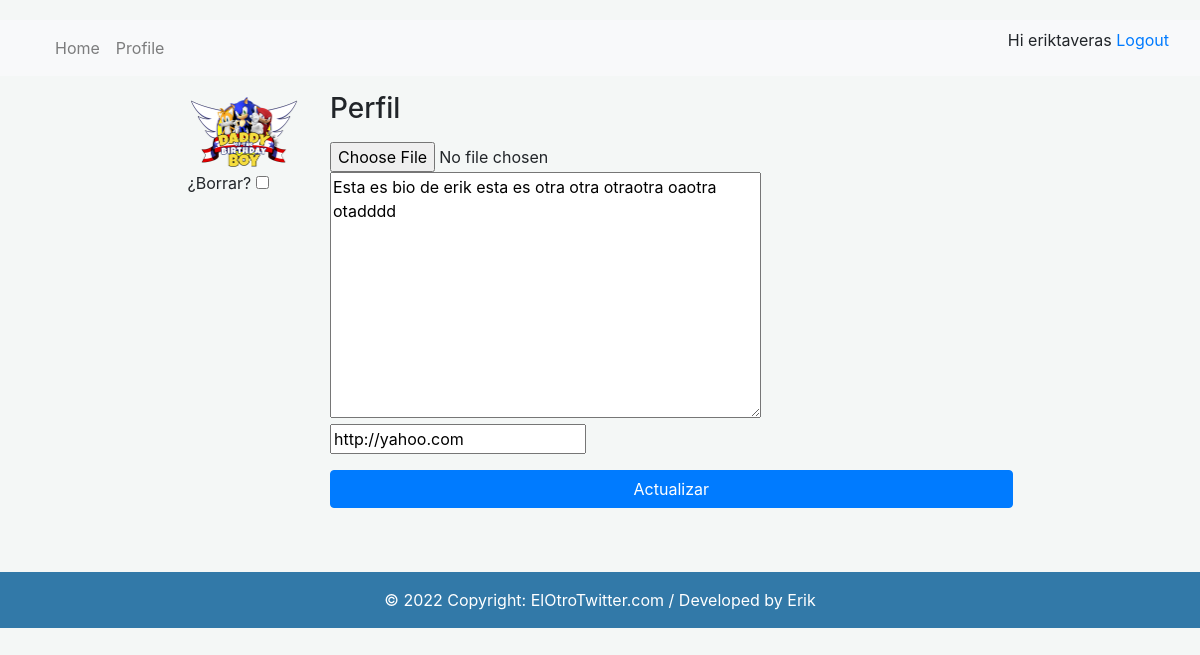
Screenshot of /profile/update (signed in) with the database file from the repository.
### usuarios/models.py (models this page shows, shortened)
class Profile(models.Model):
    user = models.OneToOneField(User, on_delete=models.CASCADE)
    avatar = models.ImageField(default='avatar.jpg', upload_to='profiles', null=True, blank=True)
    bio = models.TextField(null=True, blank=True)
    link = models.URLField(max_length=200, null=True, blank=True)

### usuarios/views.py (the view)
# urls.py: path('profile/update', ProfileUpate.as_view(), name='profile_update'),
@method_decorator (login_required, name='dispatch')
class ProfileUpate(UpdateView):
    model = Profile
    fields = ['avatar', 'bio', 'link']
    template_name = 'profile-edit.html'
    success_url = reverse_lazy('profile')
    def get_object(self):
        profile, created = Profile.objects.get_or_create(user=self.request.user)
        return profile

### usuarios/templates/profile-edit.html (shortened to what this page needs)
{% extends 'base.html' %}
{% load static %}
{% block content %}
<main role="main">
  <div class="container">
    <div class="row mt-3">
      <div class="col-md-9 mx-auto mb-5">
        <form action="" method="post" enctype="multipart/form-data">{% csrf_token %}
          <div class="row">
            <div class="col-md-2">
              {% if request.user.profile.avatar %}
                <img src="{{request.user.profile.avatar.url}}" class="img-fluid">
                <p class="mt-1">¿Borrar? <input type="checkbox" id="avatar-clear" name="avatar-clear" /></p>
              {% endif %}
            </div>
            <div class="col-md-10">
              <h3>Perfil</h3>
              <input type="file" name="avatar" class="form-control-file mt-3" id="id_avatar">
              {{ form.bio }}
              {{ form.link }}
              <input type="submit" class="btn btn-primary btn-block mt-3" value="Actualizar">
            </div>
          </div>
        </form>
      </div>
    </div>
  </div>
</main>
{% endblock %}

### usuarios/templates/navbar.html (shortened to what this page needs)
<nav class="navbar navbar-expand-lg navbar-light bg-light">
  <div class="container-fluid">
    <div class="collapse navbar-collapse" id="navbarSupportedContent">
      <ul class="navbar-nav me-auto mb-2 mb-lg-0">
        <li class="nav-item">
          <a class="nav-link" href="/">Home</a>
        </li>
        <li class="nav-item">
          <a class="nav-link" href="/profile/">Profile</a>
        </li>
      </ul>
    </div>
  <p>Hi {% if user.is_authenticated %} {{ user.username }}
<a href="/logout/">Logout</a>
{% else %}
<a href="/login/">Login</a>
<a href="/register/">Register</a>
{% endif %}
</nav>

### usuarios/templates/base.html (style rules this page uses)
body { background-color: #eeeeee; }
body { background-color: #f4f7f6; margin-top:20px; }

### rows the page displays
Profile: bio "Esta es bio de erik esta es otra otra otraotra oaotra otadddd", link "http://yahoo.com"

### other values shown
{{ user.username }} "eriktaveras"
